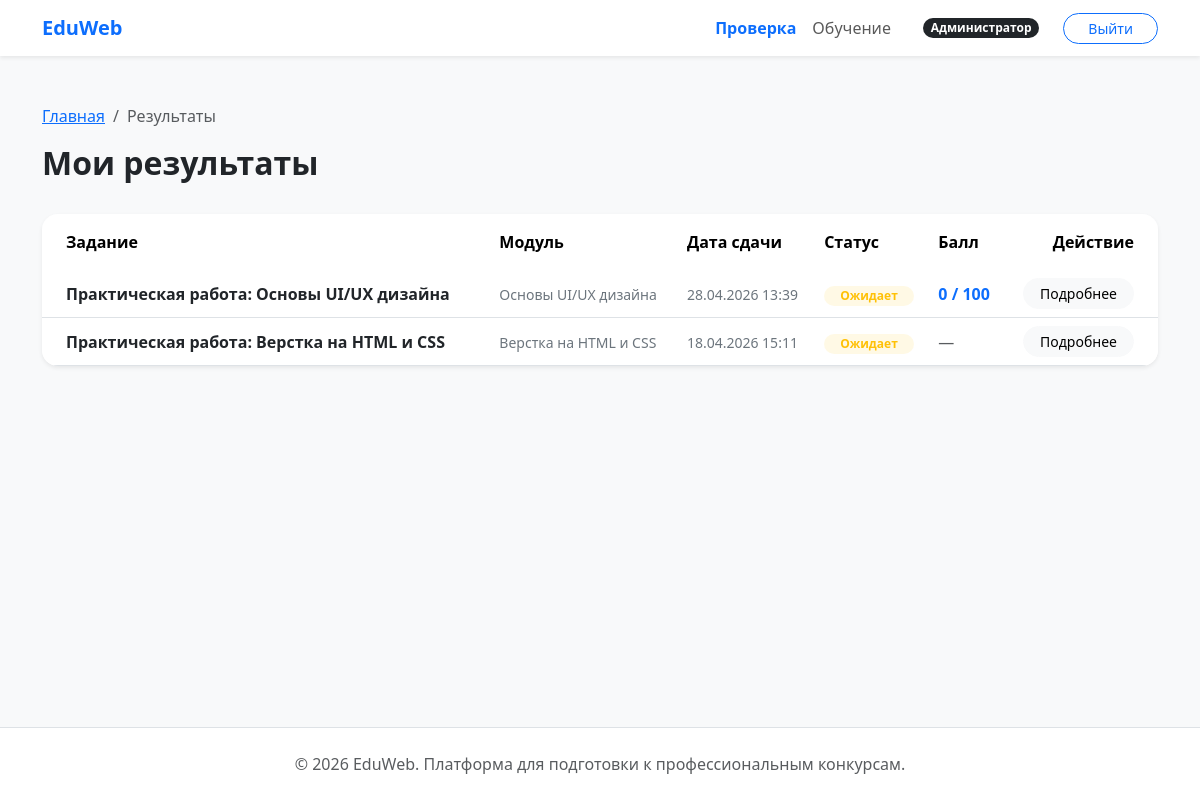
Screenshot of /solutions/results/ (signed in) with the database file from the repository.
### solutions/models.py (models this page shows, shortened)
class Submission(BaseModel):
    class Status(models.TextChoices):
        PENDING = "pending", "Ожидает проверки"
        REVIEWING = "reviewing", "На проверке"
        COMPLETED = "completed", "Проверено"
        REVISION = "revision", "Нужна доработка"
    task = models.ForeignKey(
        Task,
        on_delete=models.CASCADE,
        related_name="submissions",
        verbose_name="Задание",
    )
    student = models.ForeignKey(
        settings.AUTH_USER_MODEL,
        on_delete=models.CASCADE,
        related_name="submissions",
        verbose_name="Студент",
    )
    file = models.FileField(
        upload_to="submissions/%Y/%m/", verbose_name="Файл с решением"
    )
    status = models.CharField(
        max_length=20,
        choices=Status.choices,
        default=Status.PENDING,
        verbose_name="Статус проверки",
    )
    class Meta:
        verbose_name = "Отправленная работа"
        verbose_name_plural = "Отправленные работы"
        ordering = ["-created_at"]

class Review(BaseModel):
    submission = models.OneToOneField(
        Submission,
        on_delete=models.CASCADE,
        related_name="review",
        verbose_name="Работа",
    )
    teacher = models.ForeignKey(
        settings.AUTH_USER_MODEL,
        on_delete=models.SET_NULL,
        null=True,
        related_name="reviews_given",
        verbose_name="Проверяющий преподаватель",
    )
    comment = models.TextField(verbose_name="Комментарий преподавателя")
    score = models.PositiveIntegerField(verbose_name="Полученный балл")
    class Meta:
        verbose_name = "Рецензия"
        verbose_name_plural = "Рецензии"

### curriculum/models.py (models this page shows, shortened)
class Task(BaseModel):
    module = models.ForeignKey(
        Module, on_delete=models.CASCADE, related_name="tasks", verbose_name="Модуль"
    )
    title = models.CharField(max_length=255, verbose_name="Название задания")
    description = models.TextField(verbose_name="Техническое задание")
    deadline = models.DateField(verbose_name="Крайний срок сдачи")
    max_score = models.PositiveIntegerField(
        default=100, verbose_name="Максимальный балл"
    )
    class Meta:
        verbose_name = "Задание"
        verbose_name_plural = "Задания"
        ordering = ["deadline"]

class Module(BaseModel):
    title = models.CharField(max_length=255, verbose_name="Название модуля")
    description = models.TextField(verbose_name="Описание модуля")
    order = models.PositiveIntegerField(default=0, verbose_name="Порядок отображения")
    class Meta:
        verbose_name = "Учебный модуль"
        verbose_name_plural = "Учебные модули"
        ordering = ["order"]

### solutions/views.py (the view)
# urls.py: path("results/", StudentResultsListView.as_view(), name="student_results"),
class StudentResultsListView(LoginRequiredMixin, ListView):
    template_name = "solutions/student_results.html"
    context_object_name = "submissions"
    def get_queryset(self):
        return get_student_submissions(self.request.user)

### solutions/selectors.py (called while the page is built)
def get_student_submissions(user) -> QuerySet:
    return (
        Submission.objects.filter(student=user)
        .select_related("task", "task__module", "review")
        .order_by("-created_at")
    )

### templates/solutions/student_results.html (shortened to what this page needs)
{% extends 'base.html' %}
{% block content %}
<div class="row mb-4">
    <div class="col-12">
        <nav aria-label="breadcrumb">
            <ol class="breadcrumb">
                <li class="breadcrumb-item"><a href="{% url 'core:index' %}">Главная</a></li>
                <li class="breadcrumb-item active">Результаты</li>
            </ol>
        </nav>
        <h2 class="fw-bold">Мои результаты</h2>
    </div>
</div>
<div class="card border-0 shadow-sm rounded-4 overflow-hidden">
    <div class="table-responsive">
        <table class="table table-hover align-middle mb-0">
            <thead class="bg-light">
                <tr>
                    <th class="ps-4 py-3 border-0">Задание</th>
                    <th class="py-3 border-0">Модуль</th>
                    <th class="py-3 border-0">Дата сдачи</th>
                    <th class="py-3 border-0">Статус</th>
                    <th class="py-3 border-0">Балл</th>
                    <th class="pe-4 py-3 border-0 text-end">Действие</th>
                </tr>
            </thead>
            <tbody>
                {% for submission in submissions %}
                <tr>
                    <td class="ps-4">
                        <span class="fw-bold text-dark">{{ submission.task.title }}</span>
                    </td>
                    <td><span class="text-secondary small">{{ submission.task.module.title }}</span></td>
                    <td><span class="text-secondary small">{{ submission.created_at|date:"d.m.Y H:i" }}</span></td>
                    <td>
                        {% if submission.status == 'completed' %}
                            <span class="badge bg-success bg-opacity-10 text-success rounded-pill px-3">Проверено</span>
                        {% elif submission.status == 'revision' %}
                            <span class="badge bg-danger bg-opacity-10 text-danger rounded-pill px-3">Доработка</span>
                        {% elif submission.status == 'reviewing' %}
                            <span class="badge bg-primary bg-opacity-10 text-accent rounded-pill px-3">На проверке</span>
                        {% else %}
                            <span class="badge bg-warning bg-opacity-10 text-warning rounded-pill px-3">Ожидает</span>
                        {% endif %}
                    </td>
                    <td>
                        {% if submission.review %}
                            <span class="fw-bold text-accent">{{ submission.review.score }} / {{ submission.task.max_score }}</span>
                        {% else %}
                            <span class="text-muted">—</span>
                        {% endif %}
                    </td>
                    <td class="pe-4 text-end">
                        <a href="{% url 'solutions:task_detail' submission.task.id %}" class="btn btn-light btn-sm btn-rounded px-3">Подробнее</a>
                    </td>
                </tr>
                {% empty %}
                <tr>
                    <td colspan="6" class="text-center py-5 text-secondary">Вы еще не отправляли работы на проверку.</td>
                </tr>
                {% endfor %}
            </tbody>
        </table>
    </div>
</div>
{% endblock %}

### templates/base.html (style rules this page uses)
body { background-color: #f8f9fa; font-family: 'Segoe UI', Tahoma, Geneva, Verdana, sans-serif; display: flex; flex-direction: column; min-height: 100vh; }
.btn-rounded { border-radius: 50rem; }
.text-accent { color: #0d6efd; }
.rounded-4 { border-radius: 1rem !important; }

### rows the page displays
Submission: task "Практическая работа: Основы UI/UX дизайна", task.module "Основы UI/UX дизайна", created_at "28.04.2026 13:39", status "Ожидает", review.score "0", task.max_score "100"
Submission: task "Практическая работа: Верстка на HTML и CSS", task.module "Верстка на HTML и CSS", created_at "18.04.2026 15:11", status "Ожидает"
